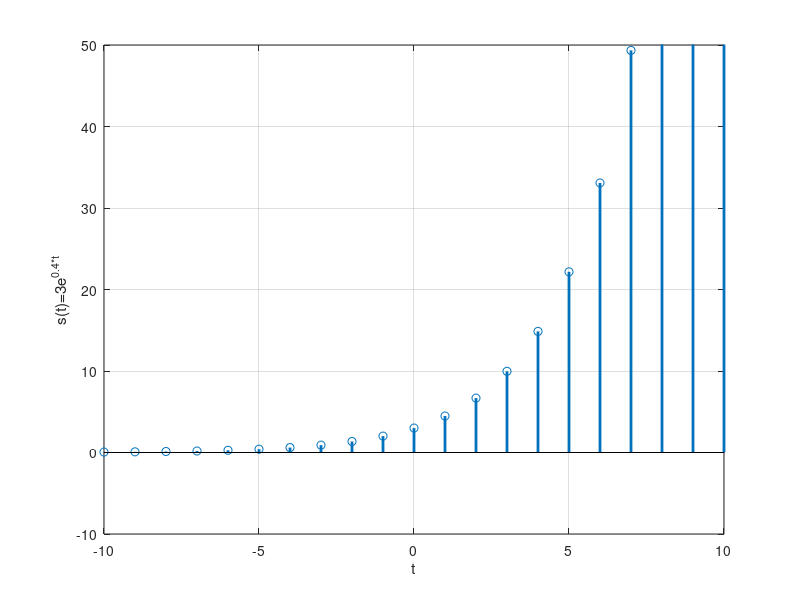

Reproduce this figure in MATLAB.
clear all; close all; clc;

% exp(sigma*t)

ti=-10;
tf=10;
ts=1;
t=ti:ts:tf;

s1=3*exp(2*t);
s2=3*exp(0.4*t);
s3=3*exp(10*t);

figure()
stem(t,s2,'linewidth',2)
hold off
xlabel('t'); ylabel('s(t)=3e^{0.4*t}');
ylim([-10 50]);
grid on

